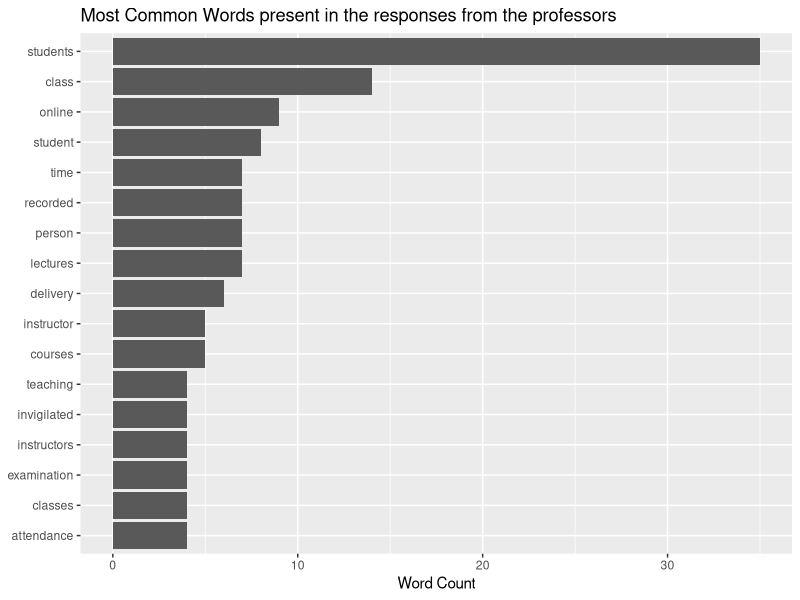

Generate this figure with R:
library(tidyverse)
library(dplyr)
library(ggplot2)
library(readr)

setwd("F:/Desk/Winter2021/WT-CivilWebsite/Report")
path <- getwd()

pCAN_WC <- read_csv("pCAN_DA_WC.csv")
colnames(pCAN_WC) <- c("index", "word", "word_count", "PER")
pCAN_WC <- pCAN_WC %>% mutate(word = reorder(word, word_count))
pCAN_WC_Plot <- pCAN_WC %>% filter(word_count >= 4)

G_pCAN <- pCAN_WC_Plot %>% 
  ggplot(aes(word_count, word)) +
  geom_col() +
  labs(y = NULL) + 
  ggtitle("Most Common Words present in the responses from the professors") +
  xlab("Word Count")
G_pCAN
